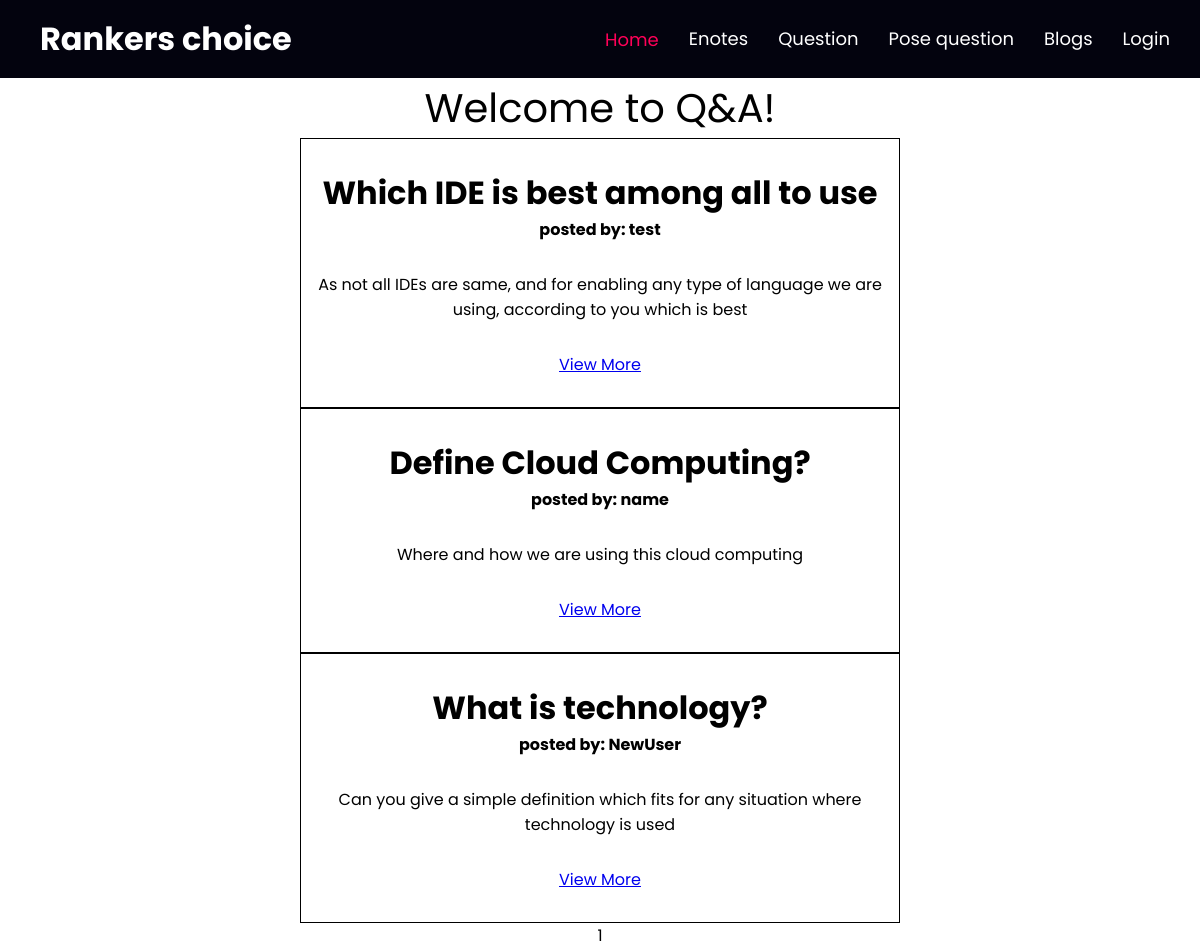
Screenshot of /blogs/list-faq/ with the database file from the repository.
### blogs/models.py (models this page shows, shortened)
class FAQ(models.Model):
    question = models.CharField(max_length=300, unique=True)
    slug = models.SlugField(max_length=300,default=get_token_slug,editable=False,blank=False, unique=True)
    author = models.ForeignKey(get_user_model(), on_delete=models.CASCADE, related_name='FAQ')
    desc = models.TextField()
    created_at = models.DateTimeField(auto_now_add=True)
    updated_at = models.DateTimeField(auto_now=True)
    class Meta:
        ordering = ['-created_at']

### users/models.py (models this page shows)
class CustomUser(AbstractUser):
    email = models.EmailField(_('email address'), unique=True)
    year = models.IntegerField(_('year'))
    EMAIL_FIELD = "email"
    USERNAME_FIELD = "username"
    REQUIRED_FIELDS = ["email", "year"]
    objects = CustomUserManager()
    def __str__(self):
        return self.username

### blogs/views.py (the view)
# urls.py: path('list-faq/', views.FAQList,name='list-faq'),
def FAQList(request):
    posts = FAQ.objects.all()  # fetching all post objects from database
    p = Paginator(posts, 5)  # creating a paginator object
    page_number = request.GET.get('page')
    try:
        page_obj = p.get_page(page_number)  # returns the desired page object
    except PageNotAnInteger:
        page_obj = p.page(1)
    except EmptyPage:
        page_obj = p.page(p.num_pages)
    return render(request, 'blogs/FAQ_list.html', {'page_obj': page_obj})

### templates/blogs/FAQ_list.html (shortened to what this page needs)
{% load static %}
<!DOCTYPE html>
<html>
<head>
	<link rel="stylesheet" type="text/css" href="{% static 'css/style.css' %}">
</head>
<body>
	<header class="header">
		<h1>Rankers choice</h1>
		<ul>
			<li><a class="h active" id="homeNav" href="{% url 'home' %}">Home</a></li>
            <li><a class="h" href="{% url 'enotes' %}">Enotes</a></li>
            <li><a class="h" href="{% url 'question' %}">Question</a></li>
            <li><a class="h" href="{% url 'faq-creation' %}">Pose question</a></li>
            <li><a class="h" id="aboutNav" href="{% url 'blog-home' %}">Blogs</a></li>
            {% if user.is_authenticated %}
            <li><a class="h" href="{% url 'profile'%}" style="margin: 20px 0 0 0;">{{request.user.username}}</a></li>
              <li><a class="h" href="{% url 'logout'%}" style="margin: 20px 0 0 0;">logout</a></li>
            {% else %}
        <li><a class="h" href="{% url 'login'%}" style="margin: 20px 0 0 0;">Login</a></li>
        {% endif %}
		</ul>
	</header>
    <p style = "text-align: center; font-size: 40px;"> Welcome to Q&A!</p>
    <div class="content-section">
        {% for obj in page_obj.object_list %}
            <div style = "text-align: center;">
                <table>
                    <tr>
                        <th><h1>{{obj.question}}</h1> posted by: {{obj.author}}</th>
                    </tr>
                <tr>
                    <td>
                        {{obj.desc}}
                    </td>
                </tr>
                <tr><td ><a href="{{obj.slug}}">View More</a></td></tr>
                </table>
            </div>
         {% endfor %}
    </div>
    <center>
        <span>{{page_obj.number}}</span>
    </center>

### statics/css/style.css (style rules this page uses)
* { margin: 0; padding: 0; box-sizing: border-box; font-family: 'Poppins', sans-serif; scroll-behavior: smooth; }
header { display: flex; align-items: center; flex-wrap: wrap; flex-direction: row; text-align: center; padding-bottom: 15px; margin: 0; padding-top: 15px; padding-left: 40px; background: rgb(3, 3, 14); z-index: 10000; color: #fff; user-select: none; transition: .4s ease-in-out; justify-content: space-between; }
header h1 { margin-right: 60px; cursor: pointer; }
header ul { display: flex; align-items: center; flex-direction: row; flex-wrap: wrap; text-align: center; }
header ul li { list-style: none; margin-right: 30px; cursor: pointer; }
header ul li a { text-decoration: none; font-size: 18px; color: #fff; }
header ul li a:after { transition: all ease-in-out .2s; background: none repeat scroll 0 0 #ffffff; content: ""; display: block; height: 2px; width: 0; background: #ff0158; }
header ul li .h.active { color: #ff0158; }
header ul li .h.active:after { height: 0px; }

### templates/blogs/FAQ_list.html (style rules this page uses)
table { margin-left: auto; margin-right: auto; width: 50%; border: 1px solid black; border-collapse: separate; border-spacing: 10px 30px; }

### rows the page displays
FAQ: question "Which IDE is best among all to use", author "test", desc "As not all IDEs are same, and for enabling any type of language we are using, according to you which is best"
FAQ: question "Define Cloud Computing?", author "name", desc "Where and how we are using this cloud computing"
FAQ: question "What is technology?", author "NewUser", desc "Can you give a simple definition which fits for any situation where technology is used"

### other values shown
{{ page_obj.number }} "1"
